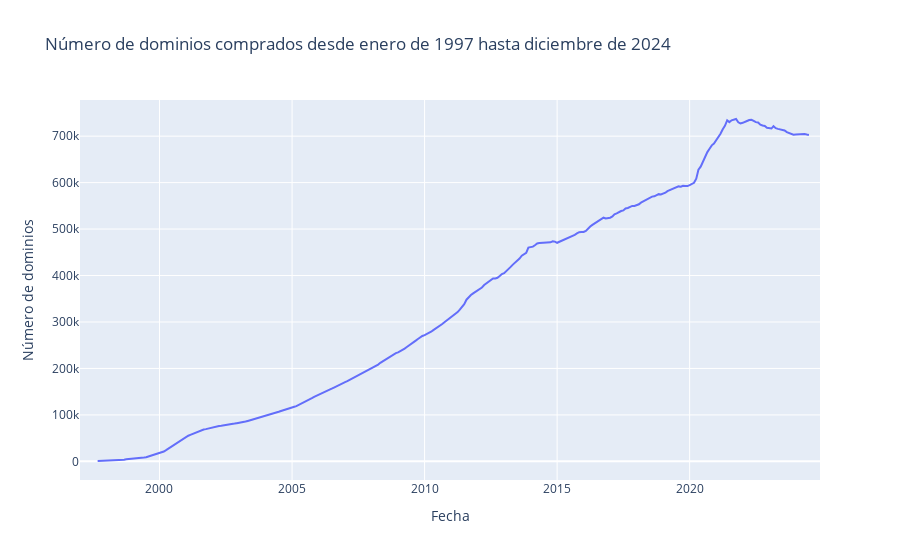

Notebook source saved alongside this figure:
### Code cell
import plotly.express as px

traduccion_meses: dict[str, str] = {
    "Enero": "Jan", "Febrero": "Feb", "Marzo": "Mar", "Abril": "Apr",
    "Mayo": "May", "Junio": "Jun", "Julio": "Jul", "Agosto": "Aug",
    "Sept.": "Sep", "Octubre": "Oct", "Noviem.": "Nov", "Diciem.": "Dec"
}
dataframe_mergeado: DataFrame = dominios_dataframe.melt(id_vars=["Año"], var_name="Mes", value_name="Número de dominios")
dataframe_mergeado["Mes"] = dataframe_mergeado["Mes"].map(traduccion_meses)
dataframe_mergeado["Fecha"] = pandas.to_datetime(dataframe_mergeado["Año"].astype(str) + '-' + dataframe_mergeado["Mes"], format='%Y-%b')
dataframe_mergeado: DataFrame = dataframe_mergeado.sort_values(by="Fecha")
fig = px.line(dataframe_mergeado, x="Fecha", y="Número de dominios",
              title="Número de dominios comprados desde enero de 1997 hasta diciembre de 2024")
fig.show()

### Figure 1 — Plotly figure (JSON) as saved in the notebook; plotly's stock layout.template omitted (floating-point values rounded to 4 significant figures; data arrays with more than 128 entries replaced by an {"elided": "..."} marker saying what was removed)
{"data": [{"hovertemplate": "Fecha=%{x}<br>Número de dominios=%{y}<extra></extra>", "legendgroup": "", "line": {"color": "#636efa", "dash": "solid"}, "marker": {"symbol": "circle"}, "mode": "lines", "name": "", "orientation": "v", "showlegend": false, "type": "scatter", "x": {"elided": "336 str values"}, "xaxis": "x", "y": {"elided": "336 int values"}, "yaxis": "y"}], "layout": {"legend": {"tracegroupgap": 0}, "title": {"text": "Número de dominios comprados desde enero de 1997 hasta diciembre de 2024"}, "xaxis": {"anchor": "y", "domain": [0, 1], "title": {"text": "Fecha"}}, "yaxis": {"anchor": "x", "domain": [0, 1], "title": {"text": "Número de dominios"}}}}
